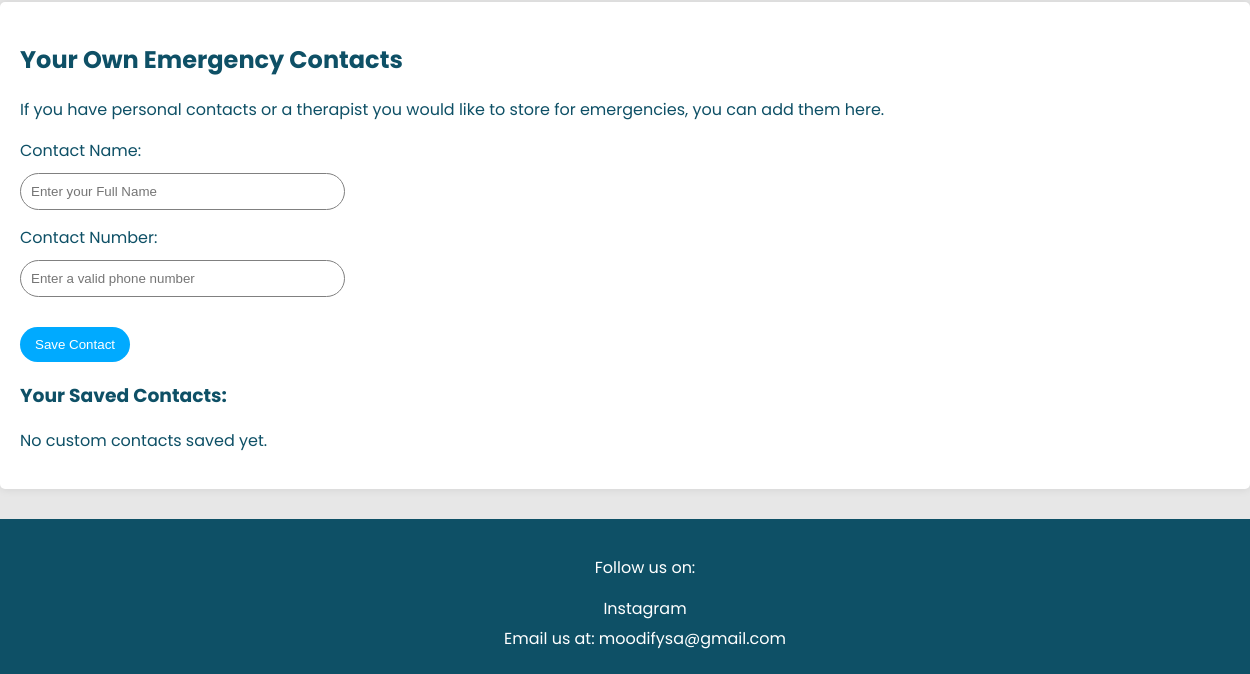
/contacts/contacts_index.php (signed in, lower part), run on an earlier commit of the app's database.
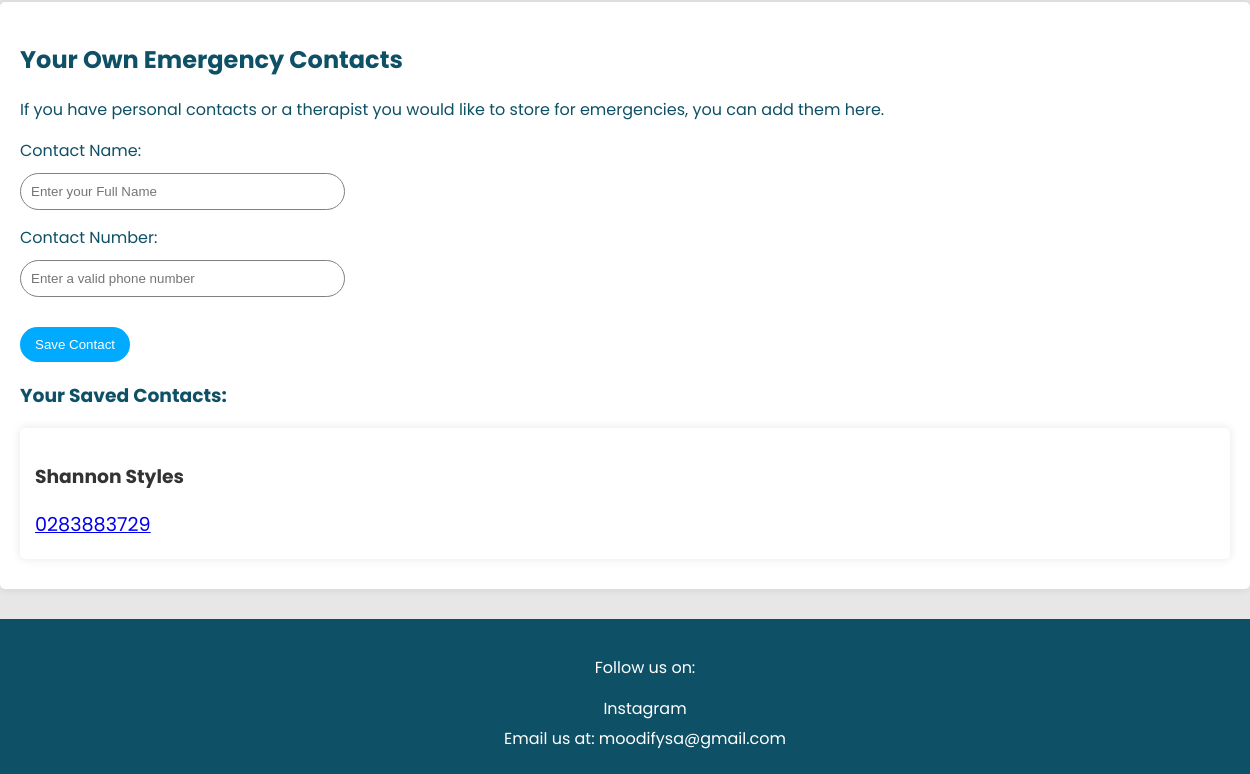
And on a later commit of the database.
### tables this page shows
CREATE TABLE `emergency_contacts` (
  `contact_id` int(11) NOT NULL,
  `ID` int(11) NOT NULL,
  `contact_name` varchar(255) NOT NULL,
  `contact_number` varchar(15) NOT NULL
);

### contacts/contacts_index.php (the view, shortened to what this page needs)
<?php
if (isset($_SESSION['username']) && isset($_SESSION['ID'])) {
    $user_id = $_SESSION['ID'];
} elseif (isset($_COOKIE['username']) && isset($_COOKIE['ID'])) {
    $username = $_COOKIE['username'];
    $user_id = $_COOKIE['ID'];
} else {
    $username = "Guest";
    $user_id = null;
}
$servername = "localhost";
$usernameDB = "root";
$passwordDB = "";
$dbname = "mentalhealthapp";
$conn = new mysqli($servername, $usernameDB, $passwordDB, $dbname);
$sql = "SELECT contact_name, contact_number FROM emergency_contacts WHERE ID = '$user_id'";
$result = $conn->query($sql);
$savedContacts = [];
if ($result->num_rows > 0) {
    while($row = $result->fetch_assoc()) {
        $savedContacts[] = $row;
    }
}
?>
<!DOCTYPE html>
<html lang="en">
<head>
</head>
<body>
<div class="content">
    <section class="custom-contact">
        <h2>Your Own Emergency Contacts</h2>
        <p>If you have personal contacts or a therapist you would like to store for emergencies, you can add them here.</p>
        <form method="POST" id="contactForm">
            <label for="contactName">Contact Name:</label>
            <input type="text" id="contactName" name="contactName" placeholder="Enter your Full Name" required>
            <label for="contactNumber">Contact Number:</label>
            <input type="tel" id="contactNumber" name="contactNumber" required pattern="[0-9]{3}[0-9]{3}[0-9]{4}" placeholder="Enter a valid phone number">
            <br><br>
            <button type="submit">Save Contact</button>
        </form>
        <h3>Your Saved Contacts:</h3>
        <div id="savedContactsList">
            <?php
            if (count($savedContacts) > 0) {
                foreach ($savedContacts as $contact) {
                    echo "<div class='contact-card'>
                            <h3>" . htmlspecialchars($contact['contact_name']) . "</h3>
                            <p><a href='tel:" . htmlspecialchars($contact['contact_number']) . "'>" . htmlspecialchars($contact['contact_number']) . "</a></p>
                          </div>";
                }
            } else {
                echo "<p>No custom contacts saved yet.</p>";
            }
            ?>
        </div>
    </section>
</div>
<footer>
    <div class="footer-content">
        <div class="social-media">
            <p>Follow us on:</p>
            <a href="#" class="social-link">Instagram</a>
        </div>
        <div class="contact-info">
            <p>Email us at: <a href="mailto:moodifysa@gmail.com" style="color: white">moodifysa@gmail.com</a></p>
        </div>
    </footer>
</body>
</html>

What changed in the data, as far as the page shows it:
added emergency_contacts: contact_name "Shannon Styles", contact_number "0283883729"
Also different on the page:
text no longer shown: "No custom contacts saved yet."
